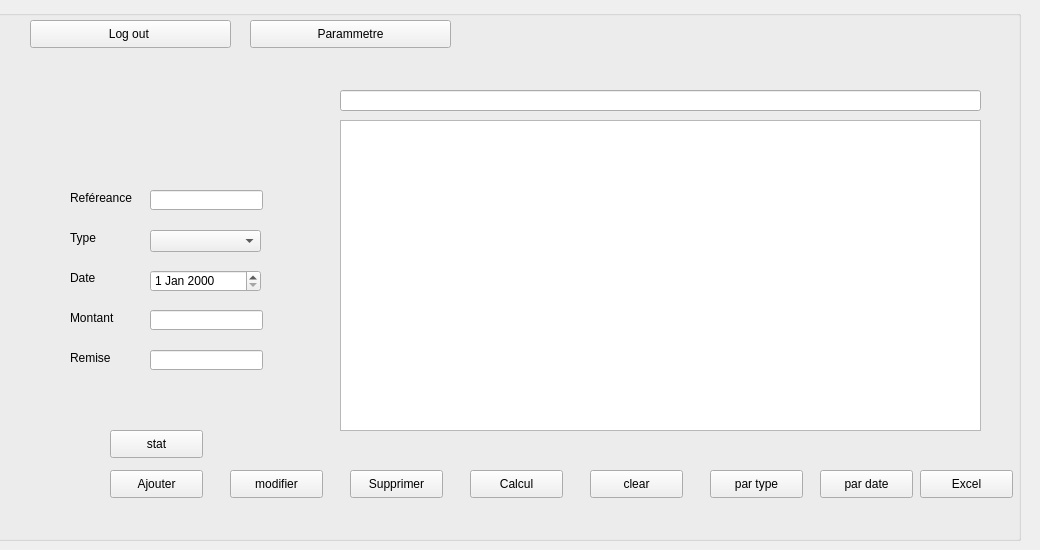
      <widget class="QWidget" name="page_7">
       <widget class="QGroupBox" name="groupBox_3">
        <property name="geometry">
         <rect>
          <x>-10</x>
          <y>10</y>
          <width>1031</width>
          <height>531</height>
         </rect>
        </property>
        <property name="title">
         <string/>
        </property>
        <widget class="QLabel" name="label_36">
         <property name="geometry">
          <rect>
           <x>80</x>
           <y>180</y>
           <width>71</width>
           <height>16</height>
          </rect>
         </property>
         <property name="text">
          <string>Reféreance</string>
         </property>
        </widget>
        <widget class="QLineEdit" name="line_ref">
         <property name="geometry">
          <rect>
           <x>160</x>
           <y>180</y>
           <width>113</width>
           <height>20</height>
          </rect>
         </property>
        </widget>
        <widget class="QLabel" name="label_37">
         <property name="geometry">
          <rect>
           <x>80</x>
           <y>220</y>
           <width>61</width>
           <height>16</height>
          </rect>
         </property>
         <property name="text">
          <string>Type</string>
         </property>
        </widget>
        <widget class="QLineEdit" name="line_id_2">
         <property name="geometry">
          <rect>
           <x>470</x>
           <y>180</y>
           <width>41</width>
           <height>20</height>
          </rect>
         </property>
        </widget>
        <widget class="QLabel" name="label_38">
         <property name="geometry">
          <rect>
           <x>80</x>
           <y>260</y>
           <width>61</width>
           <height>16</height>
          </rect>
         </property>
         <property name="text">
          <string>Date</string>
         </property>
        </widget>
        <widget class="QLabel" name="label_39">
         <property name="geometry">
          <rect>
           <x>80</x>
           <y>300</y>
           <width>61</width>
           <height>16</height>
          </rect>
         </property>
         <property name="text">
          <string>Montant</string>
         </property>
        </widget>
        <widget class="QLineEdit" name="line_mont">
         <property name="geometry">
          <rect>
           <x>160</x>
           <y>300</y>
           <width>113</width>
           <height>20</height>
          </rect>
         </property>
        </widget>
        <widget class="QPushButton" name="ajout_button">
         <property name="geometry">
          <rect>
           <x>120</x>
           <y>460</y>
           <width>93</width>
           <height>28</height>
          </rect>
         </property>
         <property name="text">
          <string>Ajouter</string>
         </property>
        </widget>
        <widget class="QDateEdit" name="line_date2">
         <property name="geometry">
          <rect>
           <x>160</x>
           <y>260</y>
           <width>111</width>
           <height>22</height>
          </rect>
         </property>
        </widget>
        <widget class="QLineEdit" name="line_rem">
         <property name="geometry">
          <rect>
           <x>160</x>
           <y>340</y>
           <width>113</width>
           <height>20</height>
          </rect>
         </property>
         <property name="text">
          <string/>
         </property>
        </widget>
        <widget class="QLabel" name="label_40">
         <property name="geometry">
          <rect>
           <x>80</x>
           <y>340</y>
           <width>61</width>
           <height>16</height>
          </rect>
         </property>
         <property name="text">
          <string>Remise</string>
         </property>
        </widget>
        <widget class="QTableView" name="tableView222_2">
         <property name="geometry">
          <rect>
           <x>350</x>
           <y>110</y>
           <width>641</width>
           <height>311</height>
          </rect>
         </property>
        </widget>
        <widget class="QComboBox" name="type_comboBox">
         <property name="geometry">
          <rect>
           <x>160</x>
           <y>220</y>
           <width>111</width>
           <height>22</height>
          </rect>
         </property>
        </widget>
        <widget class="QPushButton" name="button_supp">
         <property name="geometry">
          <rect>
           <x>360</x>
           <y>460</y>
           <width>93</width>
           <height>28</height>
          </rect>
         </property>
         <property name="text">
          <string>Supprimer</string>
         </property>
        </widget>
        <widget class="QPushButton" name="clear">
         <property name="geometry">
          <rect>
           <x>600</x>
           <y>460</y>
           <width>93</width>
           <height>28</height>
          </rect>
         </property>
         <property name="text">
          <string>clear</string>
         </property>
        </widget>
        <widget class="QPushButton" name="modifier_button">
         <property name="geometry">
          <rect>
           <x>240</x>
           <y>460</y>
           <width>93</width>
           <height>28</height>
          </rect>
         </property>
         <property name="text">
          <string>modifier</string>
         </property>
        </widget>
        <widget class="QLineEdit" name="rech">
         <property name="geometry">
          <rect>
           <x>350</x>
           <y>80</y>
           <width>641</width>
           <height>21</height>
          </rect>
         </property>
        </widget>
        <widget class="QPushButton" name="actualiser">
         <property name="geometry">
          <rect>
           <x>650</x>
           <y>540</y>
           <width>75</width>
           <height>23</height>
          </rect>
         </property>
         <property name="text">
          <string>Actualiser</string>
         </property>
        </widget>
        <widget class="QPushButton" name="partype">
         <property name="geometry">
          <rect>
           <x>720</x>
           <y>460</y>
           <width>93</width>
           <height>28</height>
          </rect>
         </property>
         <property name="text">
          <string>par type</string>
         </property>
        </widget>
        <widget class="QPushButton" name="pardate">
         <property name="geometry">
          <rect>
           <x>830</x>
           <y>460</y>
           <width>93</width>
           <height>28</height>
          </rect>
         </property>
         <property name="text">
          <string>par date</string>
         </property>
        </widget>
        <widget class="QPushButton" name="pushButton_calcul_y">
         <property name="geometry">
          <rect>
           <x>480</x>
           <y>460</y>
           <width>93</width>
           <height>28</height>
          </rect>
         </property>
         <property name="text">
          <string>Calcul</string>
         </property>
        </widget>
        <widget class="QPushButton" name="pushButton_9">
         <property name="geometry">
          <rect>
           <x>40</x>
           <y>10</y>
           <width>201</width>
           <height>28</height>
          </rect>
         </property>
         <property name="text">
          <string>Log out </string>
         </property>
        </widget>
        <widget class="QPushButton" name="pushButton_param_gestion_7">
         <property name="geometry">
          <rect>
           <x>260</x>
           <y>10</y>
           <width>201</width>
           <height>28</height>
          </rect>
         </property>
         <property name="text">
          <string>Parammetre</string>
         </property>
        </widget>
        <widget class="QPushButton" name="exel">
         <property name="geometry">
          <rect>
           <x>930</x>
           <y>460</y>
           <width>93</width>
           <height>28</height>
          </rect>
         </property>
         <property name="text">
          <string>Excel</string>
         </property>
        </widget>
        <widget class="QPushButton" name="pushButton_stat_youssef">
         <property name="geometry">
          <rect>
           <x>120</x>
           <y>420</y>
           <width>93</width>
           <height>28</height>
          </rect>
         </property>
         <property name="text">
          <string>stat</string>
         </property>
        </widget>
        <zorder>line_id_2</zorder>
        <zorder>tableView222_2</zorder>
        <zorder>label_36</zorder>
        <zorder>line_ref</zorder>
        <zorder>label_37</zorder>
        <zorder>label_38</zorder>
        <zorder>label_39</zorder>
        <zorder>line_mont</zorder>
        <zorder>ajout_button</zorder>
        <zorder>line_date2</zorder>
        <zorder>line_rem</zorder>
        <zorder>label_40</zorder>
        <zorder>type_comboBox</zorder>
        <zorder>button_supp</zorder>
        <zorder>clear</zorder>
        <zorder>modifier_button</zorder>
        <zorder>rech</zorder>
        <zorder>actualiser</zorder>
        <zorder>partype</zorder>
        <zorder>pardate</zorder>
        <zorder>pushButton_calcul_y</zorder>
        <zorder>pushButton_9</zorder>
        <zorder>pushButton_param_gestion_7</zorder>
        <zorder>exel</zorder>
        <zorder>pushButton_stat_youssef</zorder>
       </widget>
      </widget>
